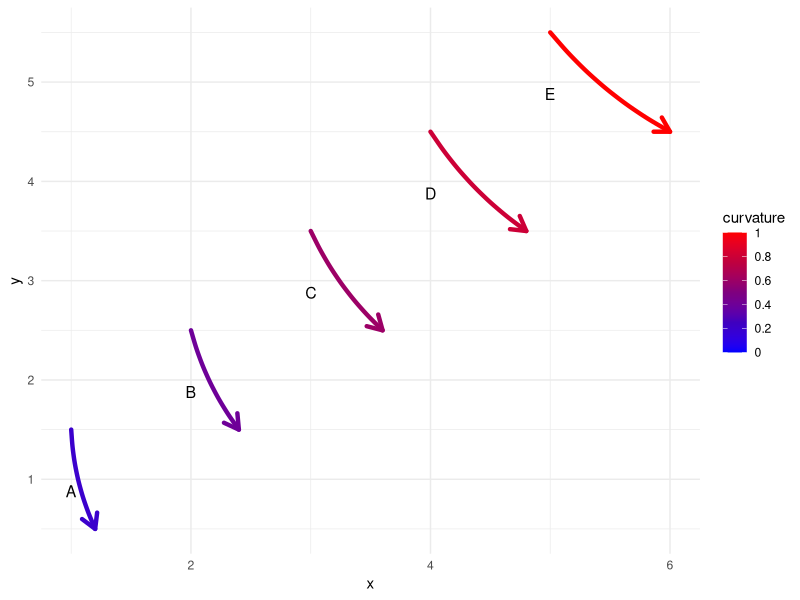

Here is the R script that generated this plot:
library(ggplot2)

# Create some data
x <- c(1, 2, 3, 4, 5)
y <- c(1, 2, 3, 4, 5)
labels <- c("A", "B", "C", "D", "E")
curvature <- c(0.2, 0.4, 0.6, 0.8, 1.0)

data <- data.frame(x, y, labels, curvature)

# Create a color gradient palette
colors <- colorRampPalette(c("blue", "red"))

# Create the plot
ggplot(data, aes(x, y, label = labels, color = curvature)) +
  geom_curve(aes(x = x, y = y + 0.5, xend = x + curvature, yend = y - 0.5),
             curvature = 0.1, arrow = arrow(length = unit(0.03, "npc")),
             size = 1.5, lineend = "round") +
  geom_text(size = 4, vjust = 1.5, color = "black") +
  scale_color_gradientn(colors = colors(5), limits = c(0, 1),
                        breaks = seq(0, 1, by = 0.2), labels = seq(0, 1, by = 0.2)) +
  theme_minimal()

